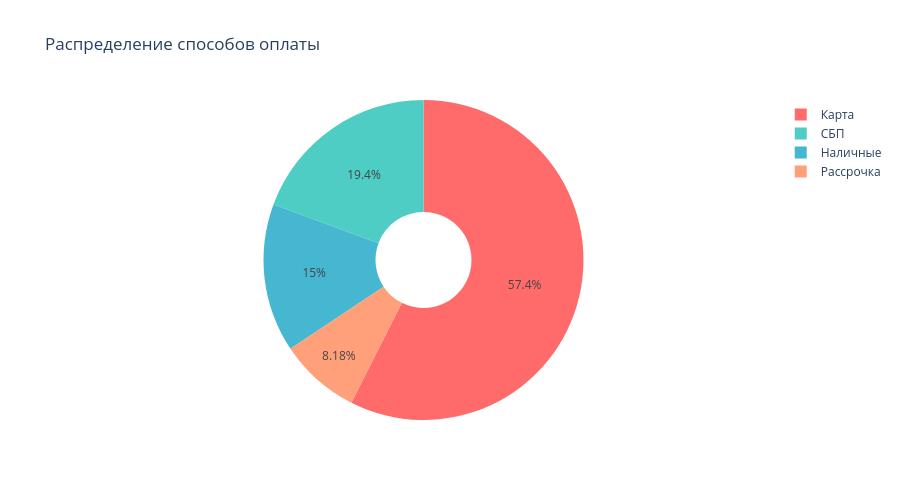

Write notebook code for a chart like this one.
### Code cell
# Pie chart для способов оплаты
fig = go.Figure(data=[go.Pie(
    labels=payment_stats.index,
    values=payment_stats['Количество'],
    hole=.3,
    marker_colors=['#FF6B6B', '#4ECDC4', '#45B7D1', '#FFA07A']
)])

fig.update_layout(
    title='Распределение способов оплаты',
    height=500
)

fig.show()

### Figure 1 — Plotly figure (JSON) as saved in the notebook; plotly's stock layout.template omitted (floating-point values rounded to 4 significant figures)
{"data": [{"hole": 0.3, "labels": ["Карта", "СБП", "Наличные", "Рассрочка"], "marker": {"colors": ["#FF6B6B", "#4ECDC4", "#45B7D1", "#FFA07A"]}, "type": "pie", "values": [1867, 629, 488, 266]}], "layout": {"height": 500, "title": {"text": "Распределение способов оплаты"}}}
